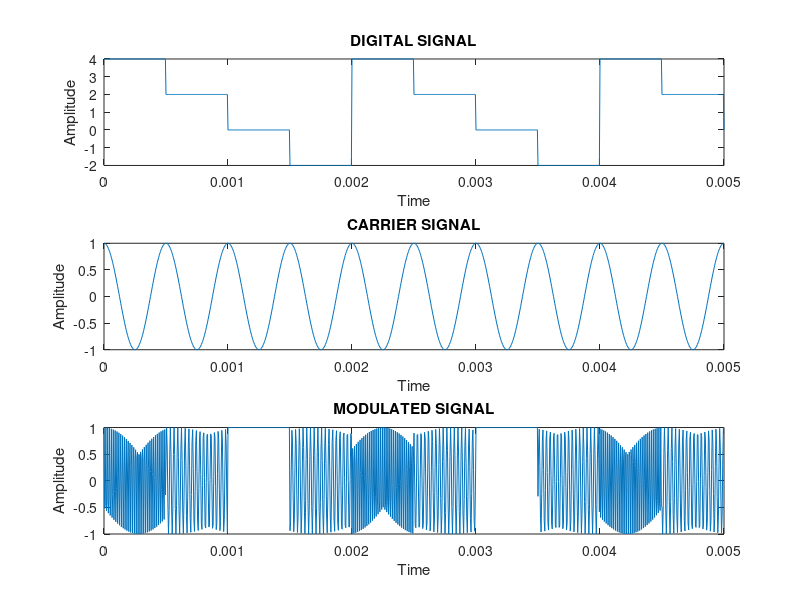

MATLAB code for this plot:
fs=200e3;
t=0:1/fs:0.005;
 
am=1;
fd=500;
mt=am*square(2*pi*fd*t,25)+am*square(2*pi*fd*t,50)+am*square(2*pi*fd*t,75)+am*square(2*pi*fd*t,100); % message signal
subplot(311);
plot(t,mt);
title('DIGITAL SIGNAL');
xlabel('Time');
ylabel('Amplitude');
 
ac=1;
fc=2e3;
ct=ac*cos(2*pi*fc*t); % carrier signal
subplot(312);
plot(t,ct);
title('CARRIER SIGNAL');
xlabel('Time');
ylabel('Amplitude');
 
kf=2*pi*500;
wi=(2*pi*fc*+kf*mt);
fsk=ac*cos(wi.*t); % FSK modulated signal
subplot(313);
plot(t,fsk);
title('MODULATED SIGNAL');
xlabel('Time');
ylabel('Amplitude');
